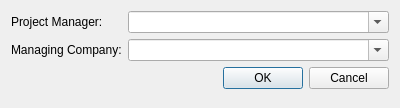
<?xml version="1.0" encoding="UTF-8"?>
<ui version="4.0">
 <class>PreferencesDialog</class>
 <widget class="QDialog" name="PreferencesDialog">
  <property name="geometry">
   <rect>
    <x>0</x>
    <y>0</y>
    <width>400</width>
    <height>108</height>
   </rect>
  </property>
  <property name="windowTitle">
   <string>Project Notes Preferences</string>
  </property>
  <property name="modal">
   <bool>true</bool>
  </property>
  <layout class="QFormLayout" name="formLayout">
   <item row="0" column="0">
    <widget class="QLabel" name="labelProjectManager">
     <property name="text">
      <string>Project Manager:</string>
     </property>
    </widget>
   </item>
   <item row="0" column="1">
    <widget class="QComboBox" name="comboBoxProjectManager">
     <property name="sizePolicy">
      <sizepolicy hsizetype="Expanding" vsizetype="Fixed">
       <horstretch>0</horstretch>
       <verstretch>0</verstretch>
      </sizepolicy>
     </property>
     <property name="editable">
      <bool>true</bool>
     </property>
    </widget>
   </item>
   <item row="1" column="0">
    <widget class="QLabel" name="labelManagerCompany">
     <property name="text">
      <string>Managing Company:</string>
     </property>
    </widget>
   </item>
   <item row="1" column="1">
    <widget class="QComboBox" name="comboBoxManagerCompany">
     <property name="sizePolicy">
      <sizepolicy hsizetype="Expanding" vsizetype="Fixed">
       <horstretch>0</horstretch>
       <verstretch>0</verstretch>
      </sizepolicy>
     </property>
     <property name="editable">
      <bool>true</bool>
     </property>
    </widget>
   </item>
   <item row="2" column="0" colspan="2">
    <widget class="QDialogButtonBox" name="buttonBox">
     <property name="orientation">
      <enum>Qt::Horizontal</enum>
     </property>
     <property name="standardButtons">
      <set>QDialogButtonBox::Cancel|QDialogButtonBox::Ok</set>
     </property>
    </widget>
   </item>
  </layout>
 </widget>
 <resources/>
 <connections>
  <connection>
   <sender>buttonBox</sender>
   <signal>accepted()</signal>
   <receiver>PreferencesDialog</receiver>
   <slot>accept()</slot>
   <hints>
    <hint type="sourcelabel">
     <x>248</x>
     <y>254</y>
    </hint>
    <hint type="destinationlabel">
     <x>157</x>
     <y>274</y>
    </hint>
   </hints>
  </connection>
  <connection>
   <sender>buttonBox</sender>
   <signal>rejected()</signal>
   <receiver>PreferencesDialog</receiver>
   <slot>reject()</slot>
   <hints>
    <hint type="sourcelabel">
     <x>316</x>
     <y>260</y>
    </hint>
    <hint type="destinationlabel">
     <x>286</x>
     <y>274</y>
    </hint>
   </hints>
  </connection>
 </connections>
</ui>
